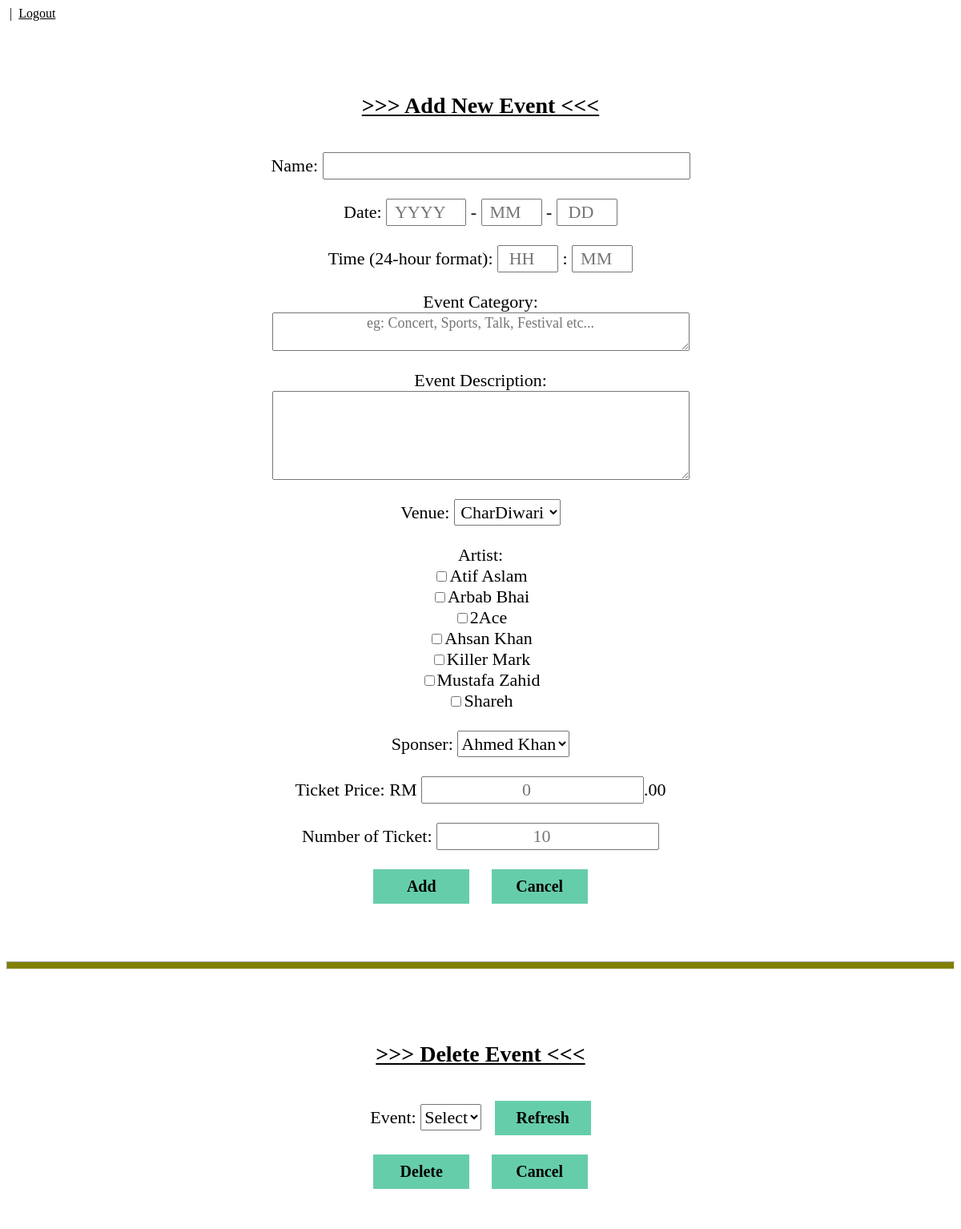
The app's page /Urban_Management_Final/DB_Project/event_manage.php (signed in) with its own data.
### tables this page shows
CREATE TABLE `artist` (
  `Artist_id` varchar(11) NOT NULL,
  `Artist_Name` varchar(20) NOT NULL,
  `Artist_Email` varchar(30) NOT NULL
);

### Urban_Management_Final/DB_Project/event_manage.php (the view, shortened to what this page needs)
<?php
	include "database/connect.php";
	include 'session.php';
?>
<!DOCTYPE html>
<html>
<head>
</head>
<body background="image\concrete1.jpg">
	<div id="add">
		<form action="event_manage.php#add" method="POST">
			<table align="center" cellspacing="20px">
				<tr><th style="text-decoration: underline;"> >>> Add New Event <<< </th></tr>
				<tr><td>Name: <input type="text" name="a_eventname" size="35" required></td></tr>
				<tr>
					<td>Date:
						<input type="number" name="a_eventyear" min="2019" max="2050" placeholder="YYYY" required> -
						<input type="number" name="a_eventmonth" min="01" max="12" placeholder="MM" required> -
						<input type="number" name="a_eventday" min="01" max="31" placeholder="DD" required>
					</td>
				</tr>
				<tr>
					<td>Time (24-hour format):
						<input type="number" name="a_eventhour" min="00" max="24" placeholder="HH" required> :
						<input type="number" name="a_eventminute" min="00" max="60" placeholder="MM" required>
					</td>
				</tr>
				<tr><td>Event Category: <br><textarea name="a_eventcategory" rows="2" cols="50" placeholder="eg: Concert, Sports, Talk, Festival etc..." required></textarea></td></tr>
				<tr><td>Event Description: <br><textarea name="a_eventdescription" rows="5" cols="50" required style="text-align: justify"></textarea></td></tr>
				<tr><td>Venue:
					<select name="a_eventvenue" >
						<?php
							 $conn = mysqli_connect($servername, $username, $password, $dbname);
							 $read_venue = "SELECT * FROM venue_details INNER JOIN event_details  ON event_details.VenueID=venue_details.VenueID";
							$result_read_venue = mysqli_query($conn, $read_venue);
							if(mysqli_num_rows($result_read_venue)>0){
								while($row = mysqli_fetch_array($result_read_venue, MYSQLI_ASSOC)){
									echo "<option value='".$row['VenueName']."'>".$row['VenueName']."</option>";
								}
							}
						?>
					</select>
				</td></tr>
				<tr><td>Artist:<br>
					<?php
					$conn = mysqli_connect($servername, $username, $password, $dbname);
					$read_venue = "SELECT * FROM artist";
					$result_read_venue = mysqli_query($conn, $read_venue);
					if(mysqli_num_rows($result_read_venue)>0){
						while($row = mysqli_fetch_array($result_read_venue, MYSQLI_ASSOC)){
							echo "<input type='checkbox' name='' value='".$row['Artist_Name']."'>";
							echo $row['Artist_Name']."<br>";
						}
					}
					?>
				</td>
				<tr><td>Sponser:
				<select name="a_sponser" >
						<?php
							 $conn = mysqli_connect($servername, $username, $password, $dbname);
							 $read_venue = "SELECT * FROM sponser";
							$result_read_venue = mysqli_query($conn, $read_venue);
							if(mysqli_num_rows($result_read_venue)>0){
								while($row = mysqli_fetch_array($result_read_venue, MYSQLI_ASSOC)){
									echo "<option value='".$row['Sponser_name']."'>".$row['Sponser_name']."</option>";
								}
							}
						?>
					</select>
				</td>
			</tr>
				<tr><td>Ticket Price: RM <input type="number" name="a_eventticketprice" min="00" placeholder="0" required>.00 </td></tr>
				<tr><td>Number of Ticket: <input type="number" name="a_eventtickettotal" min="10" placeholder="10" required></td></tr>
				<tr><td colspan="2"><input type="submit" name="addevent" value="Add">&nbsp;&nbsp;&nbsp;&nbsp;
						<input type="reset" name="cancel" value="Cancel"></td></tr>
			</table>
		</form>
	</div>
	<hr width="auto" size="10" style="background: #808000">
	<div id="delete">
		<form action="event_manage.php#delete" method="POST">
			<table align="center" cellspacing="20px">
				<tr><th style="text-decoration: underline;"> >>> Delete Event <<< </th></tr>
				<tr><td>Event:
					<select name="delete_event_name">
					<option value="">Select</option>
					</select>
				&nbsp;&nbsp;<input type="submit" name="refreshevent" value="Refresh"></td></tr>
				<tr><td><input type="submit" name="deleteevent" value="Delete">&nbsp;&nbsp;&nbsp;&nbsp;
						<input type="reset" name="cancel" value="Cancel"></td></tr>
		</form>
	</div>
</body>
</html>

### Urban_Management_Final/DB_Project/event_manage.php (style rules this page uses)
form { margin-left: 60px; margin-top: 15px; margin-right: 60px; }
table { width:750px; margin-top:50px; margin-bottom:50px; margin-left:auto; margin-right:auto; background-color: white; }
th { font-size: 28px; text-align: center; padding-top: 20px ; padding-bottom: 20px ; width: 50%; }
td, input[type=text], input[type=number], select { font-family: Times New Roman; font-size: 22px; text-align: center; padding-top: 2px ; padding-bottom: 2px ; }
textarea { font-family: Times New Roman; font-size: 18px; text-align: center; padding-top: 2px ; padding-bottom: 2px ; }
input[type=submit], input[type=reset] { padding: 10px; color: black; border: none; background-color: #66CDAA; font-weight: 900; font-family: Times New Roman; font-size: 20px; text-align: center; width: 120px; }

### records on screen
artist: Artist_Name "Atif Aslam"
artist: Artist_Name "Arbab Bhai"
artist: Artist_Name "2Ace"
artist: Artist_Name "Ahsan Khan"
artist: Artist_Name "Killer Mark"
artist: Artist_Name "Mustafa Zahid"
artist: Artist_Name "Shareh"

### other values on screen
form field a_eventvenue "CharDiwari"
form field a_sponser "Ahmed Khan"
